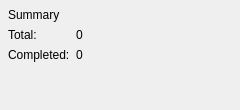
<?xml version="1.0" encoding="UTF-8"?>
<ui version="4.0">
 <class>AgentSummaryPanel</class>
 <widget class="QWidget" name="AgentSummaryPanel">
  <property name="minimumSize">
   <size><width>240</width><height>0</height></size>
  </property>
  <layout class="QVBoxLayout" name="mainLayout">
   <property name="leftMargin"><number>8</number></property>
   <property name="topMargin"><number>8</number></property>
   <property name="rightMargin"><number>8</number></property>
   <property name="bottomMargin"><number>8</number></property>
   <property name="spacing"><number>6</number></property>
   <item>
    <widget class="QLabel" name="titleLabel">
     <property name="text"><string>Summary</string></property>
    </widget>
   </item>
   <item>
    <layout class="QFormLayout" name="summaryForm">
     <item row="0" column="0">
      <widget class="QLabel" name="totalLabel">
       <property name="text"><string>Total:</string></property>
      </widget>
     </item>
     <item row="0" column="1">
      <widget class="QLabel" name="totalValueLabel">
       <property name="text"><string>0</string></property>
      </widget>
     </item>
     <item row="1" column="0">
      <widget class="QLabel" name="completedLabel">
       <property name="text"><string>Completed:</string></property>
      </widget>
     </item>
     <item row="1" column="1">
      <widget class="QLabel" name="completedValueLabel">
       <property name="text"><string>0</string></property>
      </widget>
     </item>
    </layout>
   </item>
   <item>
    <spacer name="bottomSpacer">
     <property name="orientation"><enum>Qt::Orientation::Vertical</enum></property>
     <property name="sizeHint" stdset="0">
      <size><width>20</width><height>40</height></size>
     </property>
    </spacer>
   </item>
  </layout>
 </widget>
 <layoutdefault spacing="6" margin="11"/>
 <resources/>
 <connections/>
</ui>
